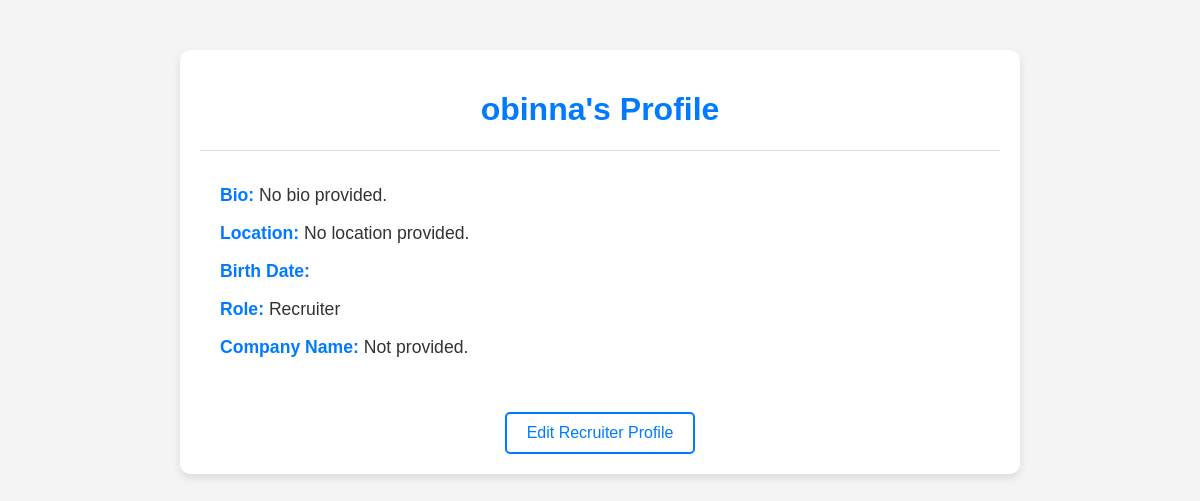
The page /profile/6/ (signed in) on the database as committed earlier.
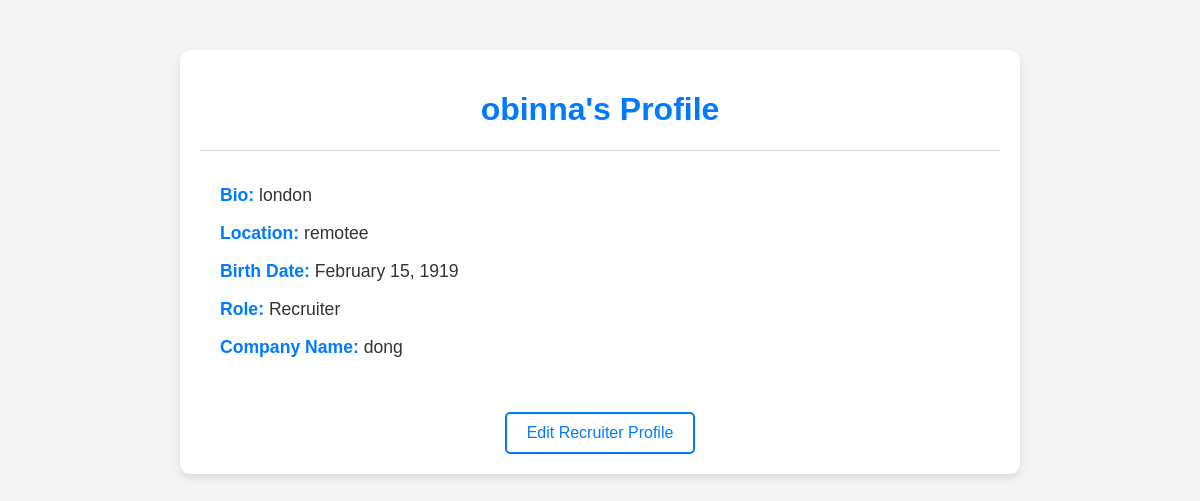
The same page on the database as committed later.
### remote/models.py (models this page shows, shortened)
class Profile(models.Model):
    user = models.OneToOneField(User, on_delete=models.CASCADE)
    bio = models.TextField(max_length=500, blank=True)
    location = models.CharField(max_length=30, blank=True)
    birth_date = models.DateField(null=True, blank=True)
    role = models.CharField(max_length=30, choices=ROLE_CHOICES)  # Use choices for predefined options
    company_name = models.CharField(max_length=100, blank=True, null=True)  # Recruiters' company
    resume = models.FileField(upload_to='resumes/', blank=True, null=True)  # Job seekers' resume

### remote/views.py (the view)
# urls.py: path('profile/<int:id>/', views.get_profile, name='get_profile'),
@login_required
def get_profile(request, id):
    profile = Profile.objects.get(id=id)
    return render(request, 'profile.html', {'profile': profile})

### remote/templates/profile.html (shortened to what this page needs)
<!DOCTYPE html>
<html lang="en">
<head>
</head>
<body>
    <div class="profile-container">
        <h1>{{ profile.user.username }}'s Profile</h1>
        <div class="profile-details">
            <p><strong>Bio:</strong> {{ profile.bio|default:"No bio provided." }}</p>
            <p><strong>Location:</strong> {{ profile.location|default:"No location provided." }}</p>
            <p><strong>Birth Date:</strong> {{ profile.birth_date|date:"F j, Y" }}</p>
            <p><strong>Role:</strong> {{ profile.get_role_display }}</p>
            {% if profile.role == 'recruiter' %}
                <p><strong>Company Name:</strong> {{ profile.company_name|default:"Not provided." }}</p>
            {% elif profile.role == 'job_seeker' %}
                {% if profile.resume %}
                    <p><strong>Resume:</strong> <a href="{{ profile.resume.url }}" download>Download Resume</a></p>
                {% else %}
                    <p><strong>Resume:</strong> Not uploaded.</p>
                {% endif %}
            {% endif %}
        </div>
        <div class="edit-profile">
            {% if profile.role == 'recruiter' %}
                <a href="{% url 'edit_recruiter_profile' profile.id %}">Edit Recruiter Profile</a>
            {% elif profile.role == 'job_seeker' %}
                <a href="{% url 'edit_user_profile' profile.id %}">Edit Job Seeker Profile</a>
            {% endif %}
        </div>
    </div>
</body>
</html>

### remote/templates/profile.html (style rules this page uses)
body { font-family: Arial, sans-serif; background-color: #f4f4f4; margin: 0; padding: 0; color: #333; }
.profile-container { max-width: 800px; margin: 50px auto; background-color: white; padding: 20px; border-radius: 10px; box-shadow: 0 4px 8px rgba(0, 0, 0, 0.1); }
h1 { text-align: center; color: #007bff; }
.profile-details { padding: 20px; border-top: 1px solid #ddd; line-height: 1.6; }
.profile-details p { font-size: 1.1em; margin: 10px 0; }
.profile-details strong { color: #007bff; }
a { color: #007bff; text-decoration: none; padding: 10px 20px; display: inline-block; border: 2px solid #007bff; border-radius: 5px; transition: background-color 0.3s ease; }
.edit-profile { text-align: center; margin-top: 20px; }

Rows that differ between the two databases and show on the page:
changed Profile "Recruiter": bio "No bio provided." → "london"; location "No location provided." → "remotee"; birth_date (not shown) → "February 15, 1919"; company_name "Not provided." → "dong"
